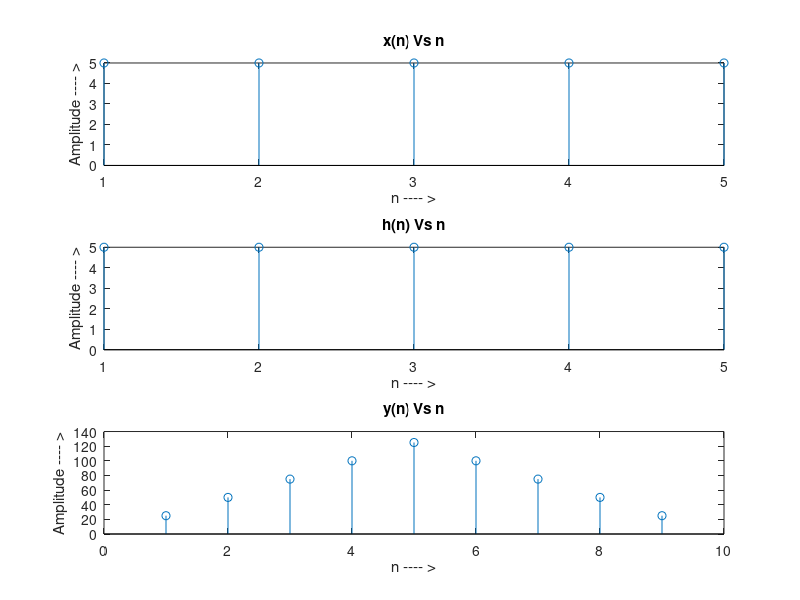

The MATLAB source for this figure:
% Linear Convolution 
% Md. Roknuzzaman Rikon
% 26-09-2024

clc;  
clear all;  
close all;  

% Prompt the user to input the length of the first sequence 
disp('Enter the length of the first sequence m =');  
m = input('');  

% Prompt the user to input the values of the first sequence 
disp('Enter the first sequence x[m] =');  
for i = 1:m      
    x(i) = input(''); % Store each input value in the array x 
end  

% Prompt the user to input the length of the second sequence 
disp('Enter the length of the second sequence n =');  
n = input('');  

% Prompt the user to input the values of the second sequence 
disp('Enter the second sequence h[n] =');  
for j = 1:n  
    h(j) = input(''); % Store each input value in the array h 
end  

% Perform linear convolution of the two sequences 
y = conv(x, h);  

% Plot the first sequence x[n] 
figure;  
subplot(3,1,1);  
stem(x); % Plotting the first sequence using stem plot 
ylabel('Amplitude ---- >');  
xlabel('n ---- >');  
title('x(n) Vs n');  

% Plot the second sequence h[n] 
subplot(3,1,2);  
stem(h); % Plotting the second sequence using stem plot 
ylabel('Amplitude ---- >');  
xlabel('n ---- >');  
title('h(n) Vs n');  

% Plot the result of the convolution y[n] 
subplot(3,1,3);  
stem(y); % Plotting the result of convolution 
ylabel('Amplitude ---- >');  
xlabel('n ---- >');  
title('y(n) Vs n');  

% Display the convolution result in the command window 
disp('Linear convolution of x[m] and h[n] is y');
disp(y);  % Display the result of the convolution
